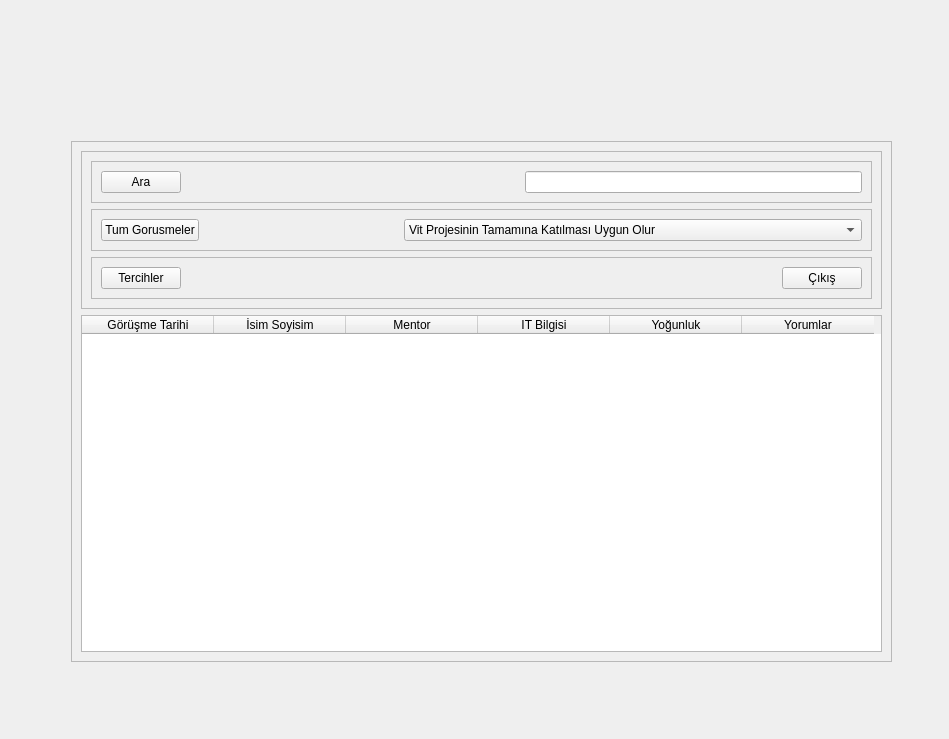
<?xml version="1.0" encoding="UTF-8"?>
<ui version="4.0">
 <class>MainWindow</class>
 <widget class="QMainWindow" name="MainWindow">
  <property name="geometry">
   <rect>
    <x>0</x>
    <y>0</y>
    <width>949</width>
    <height>739</height>
   </rect>
  </property>
  <property name="minimumSize">
   <size>
    <width>949</width>
    <height>739</height>
   </size>
  </property>
  <property name="maximumSize">
   <size>
    <width>949</width>
    <height>739</height>
   </size>
  </property>
  <property name="windowTitle">
   <string>MainWindow</string>
  </property>
  <widget class="QWidget" name="centralwidget">
   <widget class="QFrame" name="frame">
    <property name="geometry">
     <rect>
      <x>-19</x>
      <y>-29</y>
      <width>981</width>
      <height>771</height>
     </rect>
    </property>
    <property name="frameShape">
     <enum>QFrame::StyledPanel</enum>
    </property>
    <property name="frameShadow">
     <enum>QFrame::Raised</enum>
    </property>
    <widget class="QLabel" name="label">
     <property name="geometry">
      <rect>
       <x>10</x>
       <y>20</y>
       <width>961</width>
       <height>751</height>
      </rect>
     </property>
     <property name="text">
      <string/>
     </property>
     <property name="pixmap">
      <pixmap>blue.jpg</pixmap>
     </property>
     <property name="scaledContents">
      <bool>true</bool>
     </property>
    </widget>
    <widget class="QFrame" name="frame_2">
     <property name="geometry">
      <rect>
       <x>90</x>
       <y>170</y>
       <width>821</width>
       <height>521</height>
      </rect>
     </property>
     <property name="frameShape">
      <enum>QFrame::StyledPanel</enum>
     </property>
     <property name="frameShadow">
      <enum>QFrame::Raised</enum>
     </property>
     <layout class="QVBoxLayout" name="verticalLayout_3">
      <item>
       <widget class="QFrame" name="frame_3">
        <property name="frameShape">
         <enum>QFrame::StyledPanel</enum>
        </property>
        <property name="frameShadow">
         <enum>QFrame::Raised</enum>
        </property>
        <layout class="QVBoxLayout" name="verticalLayout">
         <item>
          <widget class="QFrame" name="frame_4">
           <property name="frameShape">
            <enum>QFrame::StyledPanel</enum>
           </property>
           <property name="frameShadow">
            <enum>QFrame::Raised</enum>
           </property>
           <layout class="QHBoxLayout" name="horizontalLayout_2">
            <item>
             <widget class="QPushButton" name="ara_btn">
              <property name="text">
               <string>Ara</string>
              </property>
             </widget>
            </item>
            <item>
             <spacer name="horizontalSpacer_2">
              <property name="orientation">
               <enum>Qt::Horizontal</enum>
              </property>
              <property name="sizeHint" stdset="0">
               <size>
                <width>297</width>
                <height>20</height>
               </size>
              </property>
             </spacer>
            </item>
            <item>
             <widget class="QLineEdit" name="arama_kutu"/>
            </item>
           </layout>
          </widget>
         </item>
         <item>
          <widget class="QFrame" name="frame_5">
           <property name="frameShape">
            <enum>QFrame::StyledPanel</enum>
           </property>
           <property name="frameShadow">
            <enum>QFrame::Raised</enum>
           </property>
           <layout class="QHBoxLayout" name="horizontalLayout_3">
            <item>
             <widget class="QPushButton" name="tum_gorusmeler_btn">
              <property name="text">
               <string>Tum Gorusmeler</string>
              </property>
             </widget>
            </item>
            <item>
             <spacer name="horizontalSpacer_3">
              <property name="orientation">
               <enum>Qt::Horizontal</enum>
              </property>
              <property name="sizeHint" stdset="0">
               <size>
                <width>511</width>
                <height>20</height>
               </size>
              </property>
             </spacer>
            </item>
            <item>
             <widget class="QComboBox" name="combobox">
              <item>
               <property name="text">
                <string>Vit Projesinin Tamamına Katılması Uygun Olur</string>
               </property>
              </item>
              <item>
               <property name="text">
                <string>VIT Projesi ilk IT Eğitimi Alıp ITPH Yönlendirilmesi Uygun Olur</string>
               </property>
              </item>
              <item>
               <property name="text">
                <string>VIT Projesi Ingilizce Egitimi Almasina Yonlendirilmesi Uygun Olur</string>
               </property>
              </item>
              <item>
               <property name="text">
                <string>VIT Projesi Kapsaminda Diger Egitimileri Almasina Yonlendirilmesi Uygun Olur</string>
               </property>
              </item>
              <item>
               <property name="text">
                <string>Direkt Bireysel Koçluk ile işe Yönlendirilmesi Uygun Olur</string>
               </property>
              </item>
              <item>
               <property name="text">
                <string>Bir Sonraki VIT Projesine Katılması Uygun Olur</string>
               </property>
              </item>
              <item>
               <property name="text">
                <string>Başka Bir Sektöre Yönlendirilmesi Uygun Olur</string>
               </property>
              </item>
              <item>
               <property name="text">
                <string>Diğer</string>
               </property>
              </item>
             </widget>
            </item>
           </layout>
          </widget>
         </item>
         <item>
          <widget class="QFrame" name="frame_6">
           <property name="frameShape">
            <enum>QFrame::StyledPanel</enum>
           </property>
           <property name="frameShadow">
            <enum>QFrame::Raised</enum>
           </property>
           <layout class="QHBoxLayout" name="horizontalLayout">
            <item>
             <widget class="QPushButton" name="tercihler_btn">
              <property name="text">
               <string>Tercihler</string>
              </property>
             </widget>
            </item>
            <item>
             <spacer name="horizontalSpacer">
              <property name="orientation">
               <enum>Qt::Horizontal</enum>
              </property>
              <property name="sizeHint" stdset="0">
               <size>
                <width>503</width>
                <height>20</height>
               </size>
              </property>
             </spacer>
            </item>
            <item>
             <widget class="QPushButton" name="cikis_btn">
              <property name="text">
               <string>Çıkış</string>
              </property>
             </widget>
            </item>
           </layout>
          </widget>
         </item>
        </layout>
       </widget>
      </item>
      <item>
       <widget class="QTableWidget" name="tableWidget">
        <attribute name="horizontalHeaderDefaultSectionSize">
         <number>132</number>
        </attribute>
        <column>
         <property name="text">
          <string>Görüşme Tarihi</string>
         </property>
        </column>
        <column>
         <property name="text">
          <string>İsim Soyisim</string>
         </property>
        </column>
        <column>
         <property name="text">
          <string>Mentor</string>
         </property>
        </column>
        <column>
         <property name="text">
          <string>IT Bilgisi</string>
         </property>
        </column>
        <column>
         <property name="text">
          <string>Yoğunluk</string>
         </property>
        </column>
        <column>
         <property name="text">
          <string>Yorumlar</string>
         </property>
        </column>
       </widget>
      </item>
     </layout>
    </widget>
   </widget>
  </widget>
 </widget>
 <resources/>
 <connections/>
</ui>
